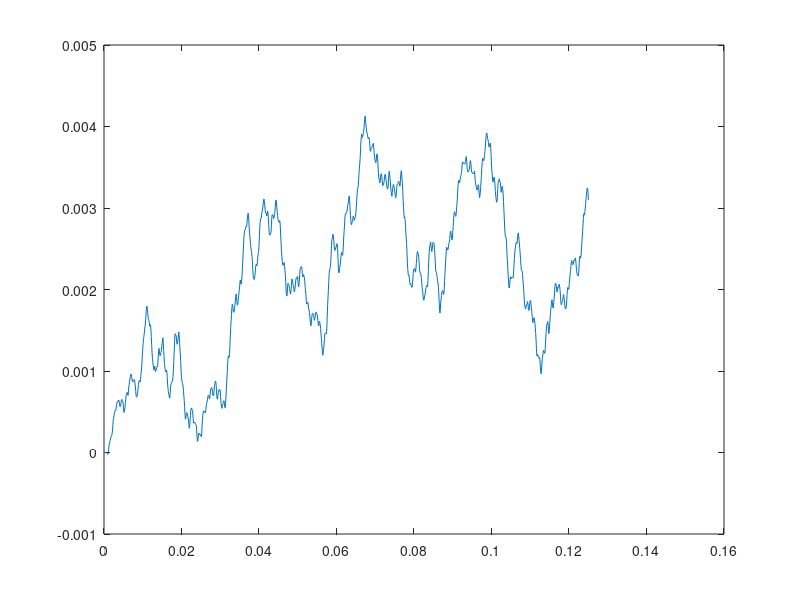
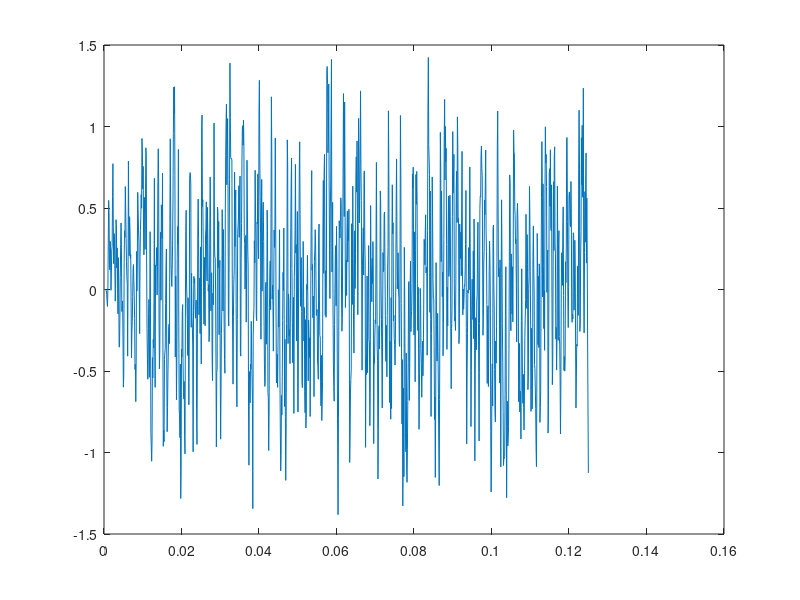
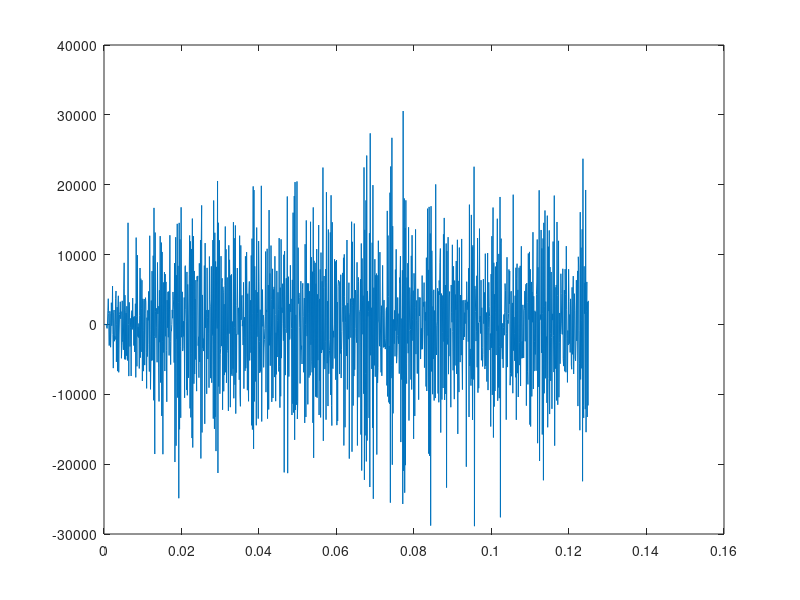

MATLAB code for these plots, in order:
%% Used to get K and M matrices

% num_nodes = size(KModel,1)/6;
% keep_dof = [(0:(num_nodes-1))*6 + 1];
% keep_dof = sort([keep_dof, keep_dof + 2, keep_dof + 4]);
% keep_dof= [keep_dof(3:151), keep_dof(153)];
% Kred = KModel(keep_dof, keep_dof);
% Mred = Mmodel(keep_dof, keep_dof);

%%
% This is the Newmark Method implementation
%
clear all
clc

tic

load Proj3_MK.mat

b = 1/4;
y = 1/2;
dt = 0.0001;
time_lim = 0.125;

Isp = eye(size(Kred,1));

num_col = int64(ceil(time_lim/dt));

Dn = zeros(150,1);
dDn = zeros(150,1);
ddDn = zeros(150,1);

Dn_Hist = zeros(150,num_col);
dDn_Hist = zeros(150,num_col);
ddDn_Hist = zeros(150,num_col);

Dn_Hist(:,1) = Dn;
dDn_Hist(:,1) = dDn;
ddDn_Hist(:,1) = ddDn;

F0 = zeros(150,1);

t=0;
t_arr = zeros(1,num_col);
t_arr(1,1) = t;
count = 1;

for i=1:num_col
    if isnan(Dn(1,1))~=1
        
        count = count+1;
        t = t+dt;
        t_arr(1,count) = t;
        
        if t<=0.01
            F0(149,1) = 100000;
        else
            F0(149,1) = 0;
        end
        
        Dn1 = ( ( (1/(b*dt^2))*Mred + Kred )\Isp )* ...
            (F0 + Mred*( (1/(b*dt^2))*Dn + (1/(b*dt))*dDn + (1/(2*b)-1)*ddDn ));
        
        ddDn1 = (1/(b*dt^2))*( Dn1 - Dn - dt*dDn ) - (1/(2*b) - 1)*ddDn;
        
        dDn1 = (y/(b*dt))*(Dn1 - Dn) - (y/b - 1)*dDn - dt*(y/(2*b) - 1)*ddDn;
        
        Dn_Hist(:,count) = Dn1;
        dDn_Hist(:,count) = dDn1;
        ddDn_Hist(:,count) = ddDn1;
        
        Dn = Dn1;
        dDn = dDn1;
        ddDn = ddDn1;
        
    else
        
        break
        
    end
end

figure
plot(t_arr, -Dn_Hist(121,:))
figure
plot(t_arr, -dDn_Hist(121,:))
figure
plot(t_arr, -ddDn_Hist(121,:))

toc